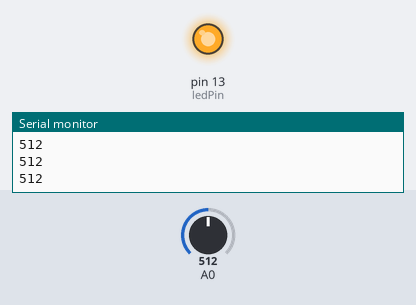
A sketch run on a simulated Arduino Uno, built with avr-gcc and run on an emulated ATmega328P. Shown: output pins drawn as LEDs (lit = HIGH), the last lines printed to the serial monitor. The test bench sets the inputs (shaded band); at power-on: A0 = 512.

Above: at 1.2 s.
1.3 s: A0 set to 209
2.8 s: A0 set to 191
At 3.8 s:
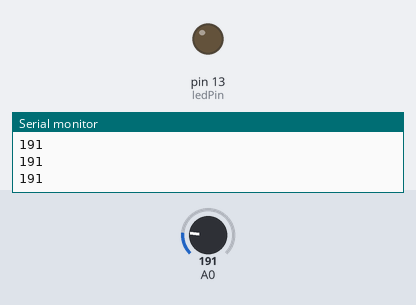
4.3 s: A0 set to 210
At 4.8 s:
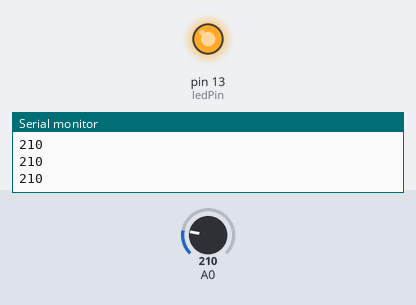
5.8 s: A0 set to 190
At 7.2 s:
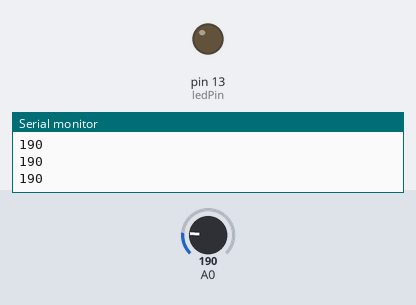
Timing chart, 0 to 8.3 s (numbered marks = the images above; inputs shaded):
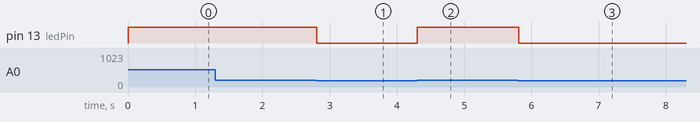

Measured:
- the behaviour switches between 201 and 200 on A0 (found by bisection; images 0 and 1)
- after the input at 2.8 s, pin 13 (ledPin): HIGH → LOW at once
- after the input at 4.3 s, pin 13 (ledPin): LOW → HIGH at once
- after the input at 5.8 s, pin 13 (ledPin): HIGH → LOW at once

The sketch:

13.cds_LED_concat_test1.ino
```cpp
int ledPin=13;
int sensoPin=0;

void setup() {
  pinMode(ledPin, OUTPUT);
  Serial.begin(9600);
}

void loop() {
  int val = analogRead(0);
  Serial.println(val);
  if(val > 200) {
    digitalWrite(ledPin, HIGH);
    delay(1);
  } else {
    digitalWrite(ledPin, LOW);
    delay(1);
  }
}
```
